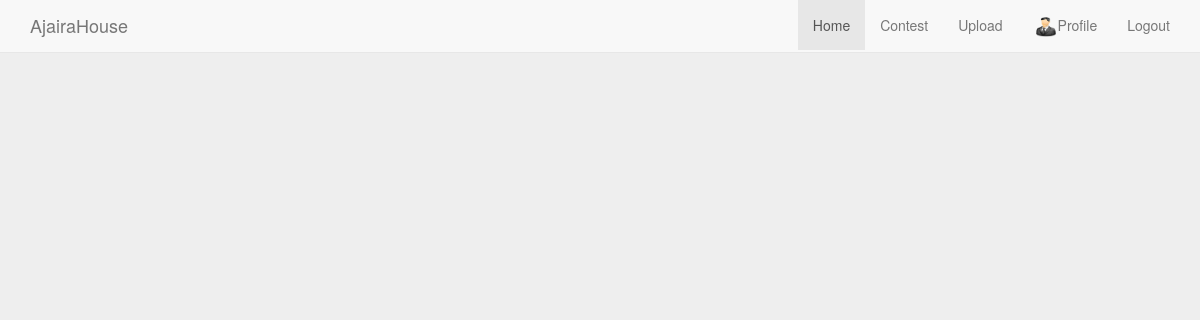
The page /home (signed in) on the database as committed earlier.
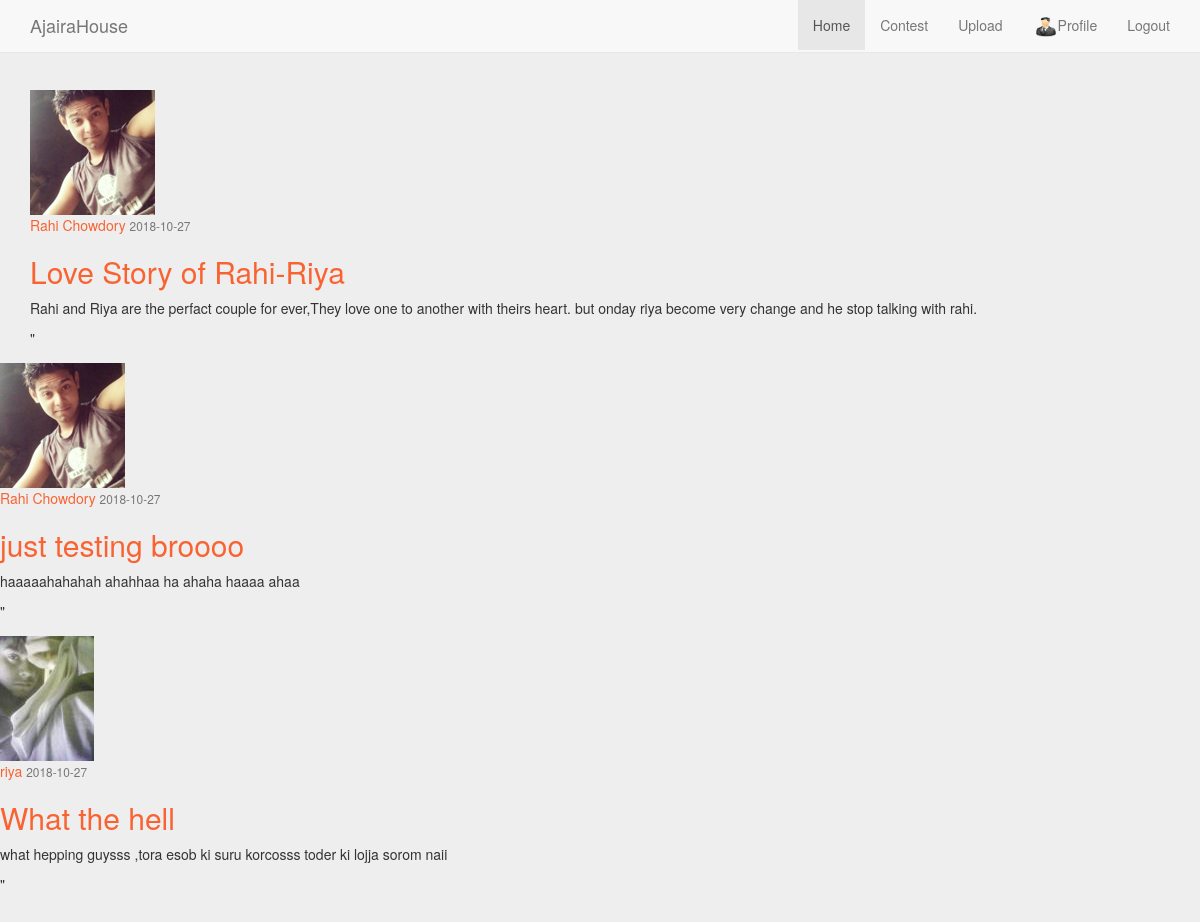
The same page on the database as committed later.
### ajaira/models.py (models this page shows, shortened)
class Post(db.Model):
    id=db.Column(db.Integer,primary_key=True)
    title=db.Column(db.String(100),nullable=False)
    date_posted=db.Column(db.DateTime,nullable=False,default=datetime.utcnow)
    content=db.Column(db.Text,nullable=False)
    user_id=db.Column(db.Integer,db.ForeignKey('user.id'),nullable=False)

class User(db.Model,UserMixin):
    id=db.Column(db.Integer,primary_key=True)
    username=db.Column(db.String(20),nullable=False)
    email=db.Column(db.String(120),unique=True,nullable=False)
    image_file=db.Column(db.String(20),nullable=False,default="default.jpg")
    password=db.Column(db.String(60),nullable=False)
    posts=db.relationship("Post",backref='author',lazy=True)

### ajaira/routes.py (the view)
@app.route("/")
@app.route("/home")
@login_required
def home():
    posts=Post.query.all()
    return render_template("home.html",posts=posts,active=active)

### ajaira/models.py (called while the page is built)
@login_manager.user_loader
def load_user(user_id):
    return User.query.get(int(user_id))

### ajaira/templates/home.html (shortened to what this page needs)
{% extends 'layout.html' %}
{% block content %}
{% if active %}
{% else %}
{% block nav %}
<li class="active"><a href="{{url_for('home')}}">Home</a></li>
<li><a href="{{url_for('contest')}}" >Contest</a></li>
<li><a href="{{url_for('upload')}}">Upload</a></li>
<li class="profile" ><a href="{{url_for('profile')}}"><img  src="{{url_for('static',filename='img/demo-doll.png')}}" alt="" />Profile</a></li>
 {% endblock %}
{% endif %}
<div class="container">
  {% for post in posts %}
  <article class="media content-section">
    <img class="rounded-circle article-img" src="{{url_for('static',filename='img/'+post.author.image_file)}}"></img>
    <div class="media-body">
      <div class="article-metadata">
        <a class="mr-2" href="#">{{ post.author.username }}</a>
        <small class="text-muted">{{ post.date_posted.strftime("%Y-%m-%d") }}</small>
        </div>
        <h2><a class="article-title" href="{{url_for('post',post_id=post.id)}}">{{ post.title }}</a></h2>
        <p class="article-content">{{ post.content }}</p>
        </article>"
      </div>
  {% endfor %}
  </div>
{% endblock %}

### ajaira/templates/layout.html (shortened to what this page needs)
<!DOCTYPE html>
<html lang="en"><head><meta http-equiv="Content-Type" content="text/html; charset=UTF-8">
    <link href="{{url_for('static',filename='bootstrap.min.css')}}" rel="stylesheet">
        <link href="{{url_for('static',filename='style.css')}}" rel="stylesheet">
    <link href="{{url_for('static',filename='ie10-viewport-bug-workaround.css')}}" rel="stylesheet">
    <link href="{{url_for('static',filename='navbar-fixed-top.css')}}" rel="stylesheet">
      <link href="{{url_for('static',filename='profile_header.css')}}" rel="stylesheet">
  </head>
  <body>
    <nav class="navbar navbar-default navbar-fixed-top">
      <div class="container">
        <div class="navbar-header">
          <a class="navbar-brand" href="{{url_for('home')}}">AjairaHouse</a>
        </div>
        <div id="navbar" class="navbar-collapse collapse">
          <ul class="nav navbar-nav navbar-right">
            {% block nav %}
            {% endblock %}
            {% if current_user.is_authenticated %}
            <li><a href="{{url_for('logout')}}" >Logout</a></li>
            {% endif%}
      </div>
    </nav>
  {% block content %} {% endblock %}
</body></html>

### ajaira/static/style.css (style rules this page uses)
.profile img { width:25px; height:20px; }

### ajaira/static/navbar-fixed-top.css (style rules this page uses)
body { min-height: 2000px; padding-top: 70px; }

### ajaira/static/profile_header.css (style rules this page uses)
body { margin-top:20px; background:#eee; }
a { color: #f96332; }

Rows that differ between the two databases and show on the page:
added Post: image_file (picture), author.username "Rahi Chowdory", date_posted "2018-10-27", title "Love Story of Rahi-Riya", content "Rahi and Riya are the perfact couple for ever,They love one to another with theirs heart. but onday riya become very change and he stop talking with rahi."
added Post: image_file (picture), author.username "Rahi Chowdory", date_posted "2018-10-27", title "just testing broooo", content "haaaaahahahah ahahhaa ha ahaha haaaa ahaa"
added Post: image_file (picture), author.username "riya", date_posted "2018-10-27", title "What the hell", content "what hepping guysss ,tora esob ki suru korcosss toder ki lojja sorom naii"
